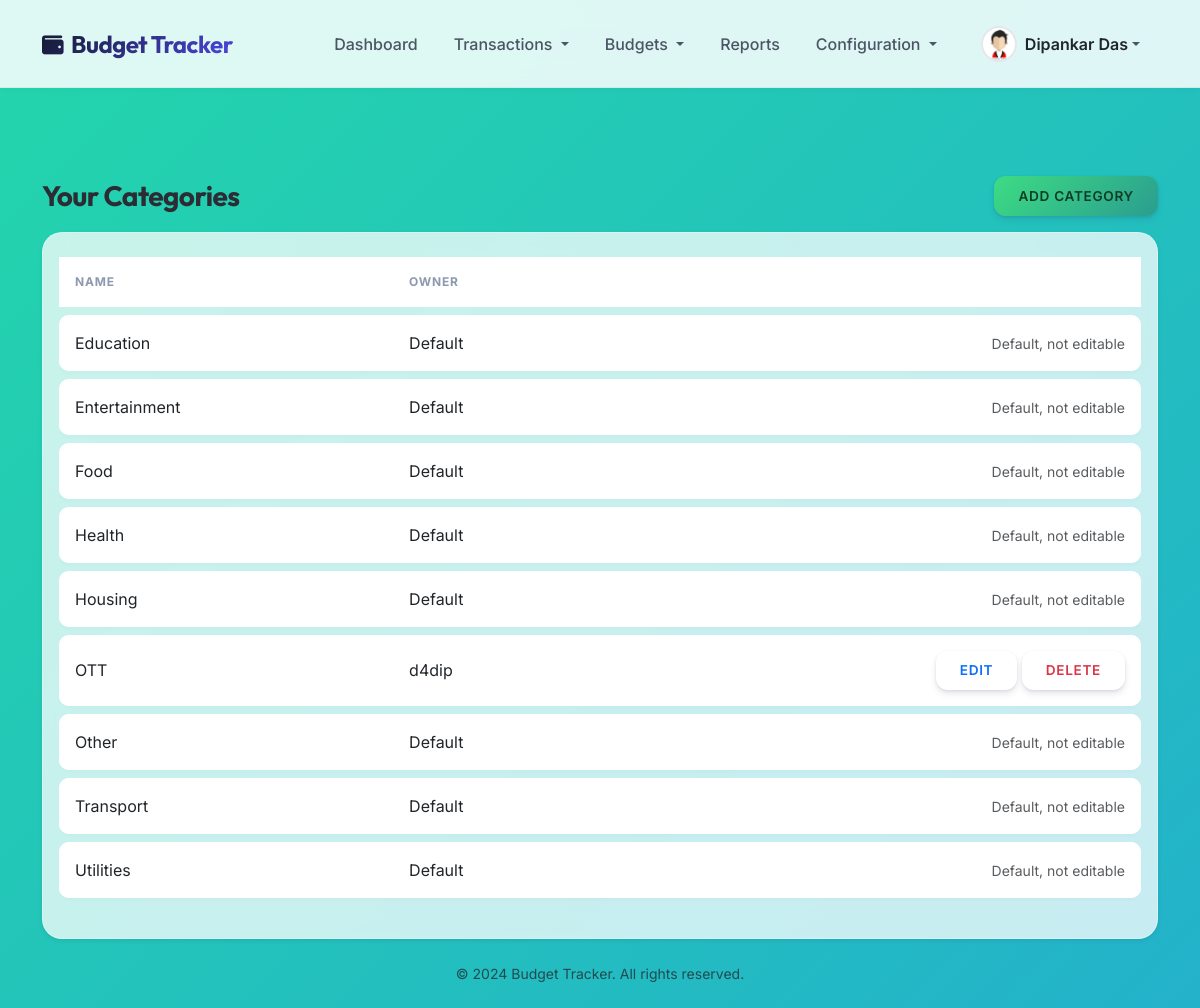
Screenshot of /categories/ (signed in) with the database file from the repository.
### authentication/models.py (models this page shows, shortened)
class Profile(models.Model):
    user = models.OneToOneField(User, on_delete=models.CASCADE, related_name='profile')
    full_name = models.CharField(max_length=150, blank=True)
    phone_number = models.CharField(max_length=15, blank=True)
    date_of_birth = models.DateField(null=True, blank=True)
    GENDER_CHOICES = [
        ('M', 'Male'),
        ('F', 'Female'),
        ('O', 'Other'),
    ]
    gender = models.CharField(max_length=1, choices=GENDER_CHOICES, blank=True)
    city = models.CharField(max_length=100, blank=True)
    avatar = models.ImageField(upload_to='avatars/', blank=True, null=True)
    created_at = models.DateTimeField(auto_now_add=True)
    updated_at = models.DateTimeField(auto_now=True)

### finance/models.py (models this page shows, shortened)
class Category(models.Model):
    name = models.CharField(max_length=100)
    user = models.ForeignKey(User, on_delete=models.CASCADE, null=True, blank=True)
    class Meta:
        verbose_name_plural = 'Categories'

### finance/views.py (the view)
# urls.py: path('categories/', views.list_categories, name='list_categories'),
@login_required(login_url='login')
def list_categories(request):
    categories = Category.objects.filter(Q(user=request.user) | Q(user__isnull=True)).order_by('name')
    return render(request, 'finance/categories_list.html', {'categories': categories})

### templates/finance/categories_list.html (shortened to what this page needs)
{% extends 'base.html' %}
{% block content %}
<div class="row mb-3">
    <div class="col-md-12 d-flex justify-content-between align-items-center">
        <h3 class="mb-0">Your Categories</h3>
        <a href="{% url 'add_category' %}" class="btn btn-success">Add Category</a>
    </div>
    </div>
<div class="card shadow-sm">
    <div class="card-body">
        {% if categories %}
        <div class="table-responsive">
            <table class="table table-hover">
                <thead>
                    <tr>
                        <th>Name</th>
                        <th>Owner</th>
                        <th></th>
                    </tr>
                </thead>
                <tbody>
                    {% for c in categories %}
                    <tr>
                        <td>{{ c.name }}</td>
                        <td>{% if c.user %}{{ c.user.username }}{% else %}Default{% endif %}</td>
                        <td class="text-end">
                            {% if c.user == user %}
                            <a href="{% url 'edit_category' c.id %}" class="btn btn-sm btn-outline-primary">Edit</a>
                            <form action="{% url 'delete_category' c.id %}" method="post" class="d-inline" onsubmit="return confirm('Delete this category?');">
                                <button type="submit" class="btn btn-sm btn-outline-danger">Delete</button>
                            </form>
                            {% else %}
                            <span class="text-muted small">Default, not editable</span>
                            {% endif %}
                        </td>
                    </tr>
                    {% endfor %}
                </tbody>
            </table>
        </div>
        {% else %}
        <p class="text-muted mb-0">No categories yet. <a href="{% url 'add_category' %}">Add one</a>.</p>
        {% endif %}
    </div>
</div>
{% endblock %}

### templates/base.html (shortened to what this page needs)
<!DOCTYPE html>
<html lang="en">
<head>
    <link href="https://cdn.jsdelivr.net/npm/bootstrap@5.3.0/dist/css/bootstrap.min.css" rel="stylesheet">
    <link rel="stylesheet" href="https://cdnjs.cloudflare.com/ajax/libs/font-awesome/6.4.0/css/all.min.css">
    {% load static %}
    <link href="{% static 'css/style.css' %}" rel="stylesheet">
</head>
<body>
    <nav class="navbar navbar-expand-lg fixed-top navbar-glass">
        <div class="container">
            <a class="navbar-brand" href="{% url 'home' %}">
                <i class="fas fa-wallet me-2 text-primary" style="font-size: 0.9em;"></i>Budget Tracker
            </a>
            <div class="collapse navbar-collapse" id="navbarNav">
                <ul class="navbar-nav ms-auto mb-2 mb-lg-0 align-items-lg-center">
                    {% if user.is_authenticated %}
                    <li class="nav-item">
                        <a class="nav-link" href="{% url 'dashboard' %}">Dashboard</a>
                    </li>
                    <li class="nav-item dropdown">
                        <a class="nav-link dropdown-toggle" href="#" id="transactionDropdown" role="button"
                            data-bs-toggle="dropdown" aria-expanded="false">
                            Transactions
                        </a>
                    </li>
                    <li class="nav-item dropdown">
                        <a class="nav-link dropdown-toggle" href="#" id="budgetDropdown" role="button"
                            data-bs-toggle="dropdown" aria-expanded="false">
                            Budgets
                        </a>
                    </li>
                    <li class="nav-item">
                        <a class="nav-link" href="{% url 'reports_dashboard' %}">Reports</a>
                    </li>
                    <li class="nav-item dropdown">
                        <a class="nav-link dropdown-toggle" href="#" id="configDropdown" role="button"
                            data-bs-toggle="dropdown" aria-expanded="false">
                            Configuration
                        </a>
                    </li>
                    {% endif %}
                </ul>
                <ul class="navbar-nav ms-2">
                    {% if user.is_authenticated %}
                    <li class="nav-item dropdown">
                        <a class="nav-link dropdown-toggle d-flex align-items-center py-1 pe-0" href="#"
                            id="profileDropdown" role="button" data-bs-toggle="dropdown" aria-expanded="false">
                            {% if user.profile.avatar %}
                            <img src="{{ user.profile.avatar.url }}" alt="Profile"
                                class="rounded-circle nav-avatar me-2">
                            {% else %}
                            <div
                                class="rounded-circle bg-primary text-white d-flex align-items-center justify-content-center me-2 nav-avatar">
                                {{ user.username|make_list|first|upper }}
                            </div>
                            {% endif %}
                            <span class="d-none d-lg-inline fw-semibold text-dark">
                                {% if user.profile.full_name %}
                                {{ user.profile.full_name }}
                                {% else %}
                                {{ user.username }}
                                {% endif %}
                            </span>
                        </a>
                    </li>
                    {% endif %}
                </ul>
            </div>
        </div>
    </nav>
    <div class="container main-container">
        {% block content %}{% endblock %}
    </div>
    <footer class="mt-auto py-4 text-center text-muted small">
        <div class="container">
            <p class="mb-0">&copy; 2024 Budget Tracker. All rights reserved.</p>
        </div>
    </footer>
</body>
</html>

### static/css/style.css (style rules this page uses)
:root { --primary-color: #6246ea; --secondary-color: #e45858; --accent-color: #3ddc84; --text-primary: #2b2c34; --text-secondary: #8d99ae; --bg-gradient: linear-gradient(135deg, #fffffe 0%, #f0f4ef 100%); --success-bg: #d4edda; --success-text: #155724; --danger-bg: #f8d7da; --danger-text: #721c24; --warning-bg: #fff3cd; --warning-text: #856404; --glass-bg: rgba(255, 255, 255, 0.75); --glass-border: 1px solid rgba(255, 255, 255, 0.3); --glass-shadow: 0 8px 32px 0 rgba(31, 38, 135, 0.1); --backdrop-blur: blur(12px); --border-radius: 20px; --transition: all 0.3s cubic-bezier(0.25, 0.8, 0.25, 1); }
body { font-family: 'Outfit', 'Inter', sans-serif; background: linear-gradient(-45deg, #ee7752, #e73c7e, #23a6d5, #23d5ab); background-size: 400% 400%; animation: gradientBG 15s ease infinite; color: var(--text-primary); min-height: 100vh; }
h1, h2, h3, h4, h5, h6 { font-weight: 700; letter-spacing: -0.02em; color: #2b2c34; }
.navbar { background: rgba(255, 255, 255, 0.85) !important; backdrop-filter: blur(15px); -webkit-backdrop-filter: blur(15px); box-shadow: 0 4px 30px rgba(0, 0, 0, 0.03); border-bottom: 1px solid rgba(255, 255, 255, 0.5); padding: 0.8rem 0; }
.navbar-brand { font-weight: 800; font-size: 1.6rem; background: linear-gradient(135deg, #6246ea 0%, #e45858 100%); -webkit-background-clip: text; -webkit-text-fill-color: transparent; letter-spacing: -0.5px; }
.nav-link { font-weight: 600; color: #4a5568 !important; padding: 0.6rem 1rem !important; border-radius: 10px; transition: all 0.3s ease; margin: 0 4px; }
.card { background: var(--glass-bg); backdrop-filter: var(--backdrop-blur); border: var(--glass-border); border-radius: var(--border-radius); box-shadow: var(--glass-shadow); transition: var(--transition); }
.btn { border-radius: 12px; padding: 0.6rem 1.5rem; font-weight: 600; text-transform: uppercase; font-size: 0.85rem; letter-spacing: 0.05em; border: none; transition: var(--transition); box-shadow: 0 4px 6px rgba(50, 50, 93, 0.11), 0 1px 3px rgba(0, 0, 0, 0.08); }
.btn-success { background: linear-gradient(135deg, #3ddc84 0%, #2a9d8f 100%); color: #0f3d24; }
.table { border-collapse: separate; border-spacing: 0 8px; }
.table thead th { border: none; color: var(--text-secondary); font-weight: 700; text-transform: uppercase; font-size: 0.75rem; letter-spacing: 0.05rem; padding: 1rem; }
.table tbody tr { background: white; box-shadow: 0 2px 5px rgba(0, 0, 0, 0.02); border-radius: 10px; transition: var(--transition); }
.table td { border: none; padding: 1rem; vertical-align: middle; }
.table tbody tr td:first-child { border-top-left-radius: 10px; border-bottom-left-radius: 10px; }
.table tbody tr td:last-child { border-top-right-radius: 10px; border-bottom-right-radius: 10px; }
.main-container { margin-top: 90px !important; }

### templates/base.html (style rules this page uses)
body { background-color: #f8f9fa; font-family: 'Inter', sans-serif; padding-top: 86px; color: #1f2937; }
h1, h2, h3, h4, h5, h6, .navbar-brand { font-family: 'Outfit', sans-serif; }
.navbar-glass { background: rgba(255, 255, 255, 0.85); backdrop-filter: blur(12px); -webkit-backdrop-filter: blur(12px); border-bottom: 1px solid rgba(0, 0, 0, 0.05); box-shadow: 0 4px 6px -1px rgba(0, 0, 0, 0.02); padding: 1rem 0; transition: all 0.3s ease; }
.navbar-brand { font-weight: 700; font-size: 1.5rem; background: linear-gradient(135deg, #111827 0%, #4f46e5 100%); -webkit-background-clip: text; -webkit-text-fill-color: transparent; }
.nav-link { font-weight: 500; color: #4b5563 !important; padding: 0.6rem 1rem !important; border-radius: 8px; transition: all 0.2s ease; margin: 0 2px; }
.nav-avatar { width: 36px; height: 36px; object-fit: cover; border: 2px solid #e5e7eb; transition: border-color 0.2s; }
.main-container { animation: fadeIn 0.5s ease-out; }

### rows the page displays
Category: name "Education", shows "Default", shows "Default, not editable"
Category: name "Entertainment", shows "Default", shows "Default, not editable"
Category: name "Food", shows "Default", shows "Default, not editable"
Category: name "Health", shows "Default", shows "Default, not editable"
Category: name "Housing", shows "Default", shows "Default, not editable"
Category: name "OTT", user.username "d4dip", shows "EDIT"
Category: name "Other", shows "Default", shows "Default, not editable"
Category: name "Transport", shows "Default", shows "Default, not editable"
Category: name "Utilities", shows "Default", shows "Default, not editable"

### other values shown
{{ user.profile.full_name }} "Dipankar Das"
